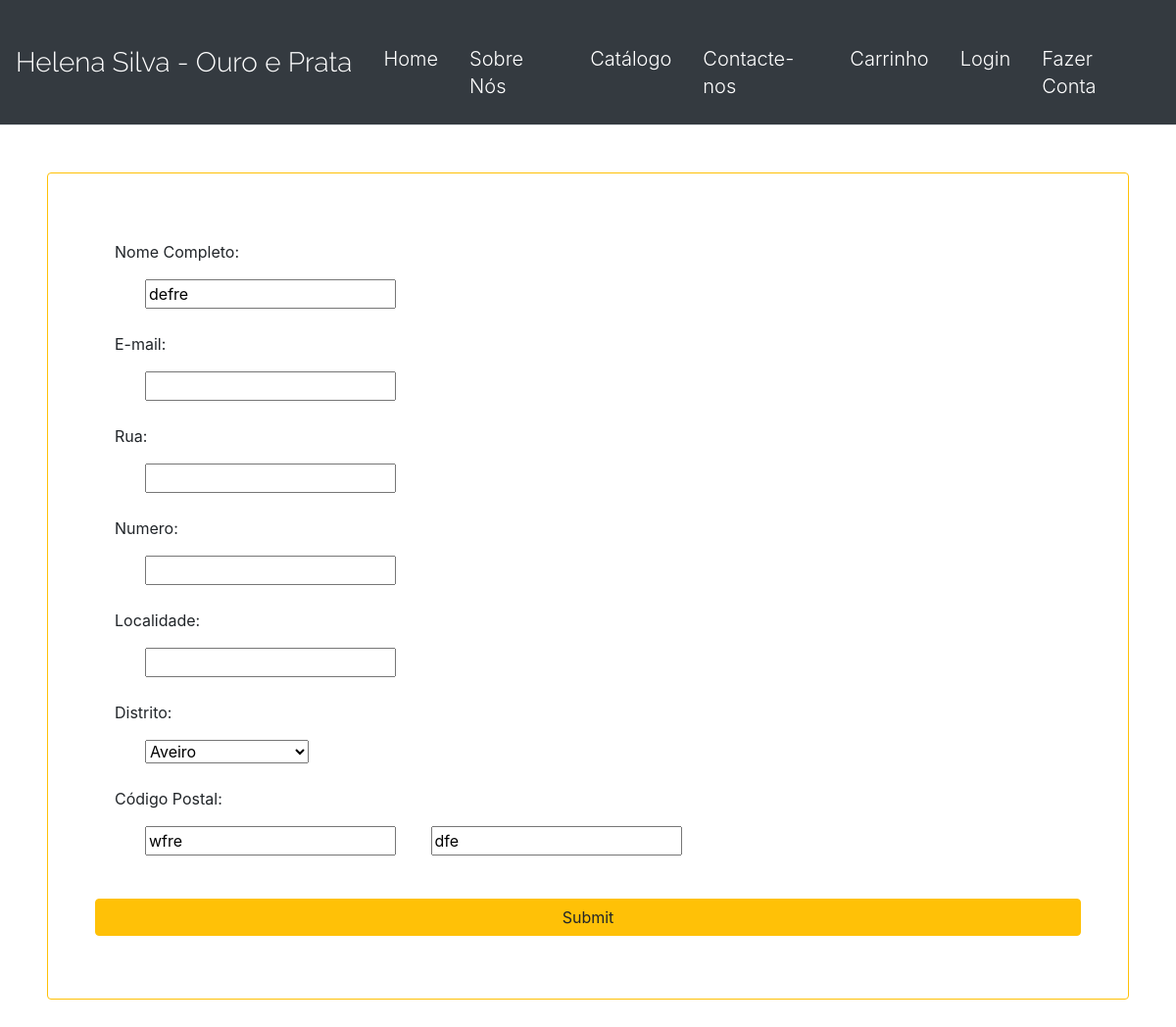
Page /orderdetail/201903272206bgctt/edit on the committed database.
### payments/models.py (models this page shows, shortened)
class Order(models.Model):
	ORDERED_THROUGH = (
		('online', 'Online'),
		('ctt', 'CTT')
		)
	DISTRITO = (
		('Aveiro', 'Aveiro'),
		('Beja', 'Beja'),
		('Braga', 'Braga'),
		('Bragança', 'Bragança'),
		('Castelo Branco', 'Castelo Branco'),
		('Coimbra', 'Coimbra'),
		('Évora', 'Évora'),
		('Faro', 'Faro'),
		('Guarda', 'Guarda'),
		('Leiria', 'Leiria'),
		('Lisboa', 'Lisboa'),
		('Portalegre', 'Portalegre'),
		('Porto', 'Porto'),
		('Santarém', 'Santarém'),
		('Setúbal', 'Setúbal'),
		('Viana do Castelo', 'Viana do Castelo'),
		('Vila Real', 'Vila Real'),
		('Viseu', 'Viseu'),
		('Ilha da Madeira', 'Ilha da Madeira'),
		('Ilha de Porto Santo', 'Ilha de Porto Santo'),
		('Ilha de Santa Maria', 'Ilha de Santa Maria'),
		('Ilha de São Miguel', 'Ilha de São Miguel'),
		('Ilha Terceira', 'Ilha Terceira'),
		('Ilha da Graciosa', 'Ilha da Graciosa'),
		('Ilha de São Jorge', 'Ilha de São Jorge'),
		('Ilha do Pico', 'Ilha do Pico'),
		('Ilha do Faial', 'Ilha do Faial'),
		('Ilha das Flores', 'Ilha das Flores'),
		('Ilha do Corvo', 'Ilha do Corvo'),
		)
	order_id = models.CharField(max_length=100, null=False, default='Code_order')
	nome_completo = models.CharField(max_length=150, null=False)
	email = models.EmailField(default='')
	rua = models.CharField(max_length=300, null=False, default = '')
	numero = models.IntegerField(blank=True, null=True, default=0)
	andar = models.CharField(max_length=3 , null=True, default='0')
	localidade = models.CharField(max_length=60, null=False, default = '')
	distrito = models.CharField(choices=DISTRITO, max_length=30, null=False, default = '')
	morada = models.IntegerField(blank=True, null=True, default=0)
	codigo_postal_1 = models.CharField(max_length=4, blank=True, null=True, default='') #raise an error if codigo_postal != intenger
	codigo_postal_2 = models.CharField(max_length=3, blank=True, null=True, default='')
	user = models.ForeignKey(User, null=True, blank=True, on_delete=models.SET_NULL)
	cart = models.ForeignKey(Cart, null=True, on_delete=models.SET_NULL)
	items = models.CharField(max_length=500, null=False, default='') #, on_delete=models.SET_NULL)  #add items to the order, so we know what was being ordered
	total = models.IntegerField(blank=True, null=True)
	is_ordered = models.BooleanField(default=False)
	ordered_through = models.CharField(choices=ORDERED_THROUGH, max_length=10, null=False, default = '')
	timestamp = models.DateTimeField(auto_now_add=True)
	slug = models.SlugField(max_length=100, default='')

### payments/views.py (the view)
# urls.py: path('orderdetail/<slug:slug>/edit', payment_views.OrdereditView.as_view(), name='CTT_order_edit'),
class OrdereditView(UpdateView):
	model = Order
	fields = ['nome_completo', 'email', 'rua', 'numero', 'andar', 'localidade', 'distrito', 'codigo_postal_1', 'codigo_postal_2']
	template_name_suffix = '_update_form'

### payments/templates/payments/order_update_form.html (shortened to what this page needs)
<head>
</head>
{% extends "catalog/navbar.html" %}
{% block content %}
<span class=' card border-warning form-group m-5 p-5'>
    <form method="post">
        <div class='card-body'>
              Nome Completo: <br> <p class='m-3 mb-4 col-lg-12 col-sm-12'> {{ form.nome_completo }} </p>
              E-mail: <br> <p class='m-3 mb-4 col-lg-12 col-sm-12'>  {{ form.email }} </p>
              Rua: <br> <p class='m-3 mb-4 col-lg-12 col-sm-12'> {{ form.rua }} </p>
              Numero: <br> <p class='m-3 mb-4 col-lg-12 col-sm-12'> {{ form.numero }} </p>
              Localidade: <br> <p class='m-3 mb-4 col-lg-12 col-sm-12'>  {{ form.localidade }} </p>
              Distrito: <br>  <p class='m-3 mb-4 col-lg-12 col-sm-12'> {{ form.distrito }} </p>
              Código Postal: <br> <p class='m-3 mb-4 col-lg-12 col-sm-12'> {{ form.codigo_postal_1 }}
              <span class='m-3 mb-4 col-lg-12 col-sm-12'>{{ form.codigo_postal_2 }} </span>
        </div>
        <input type="submit" class='btn btn-warning col-lg-12 col-sm-12 ' name="Continuar">
    </form>
</span>
{% endblock content %}

### rows in the picture
Order: nome_completo "defre", distrito "Aveiro", codigo_postal_1 "wfre", codigo_postal_2 "dfe"
